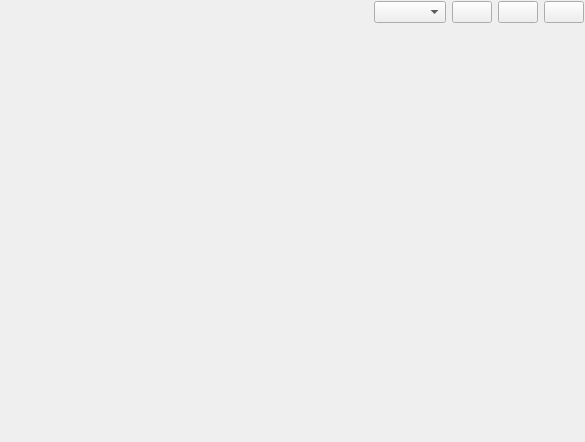
<?xml version="1.0" encoding="UTF-8"?>
<ui version="4.0">
 <class>MainWindow</class>
 <widget class="QMainWindow" name="MainWindow">
  <property name="geometry">
   <rect>
    <x>0</x>
    <y>0</y>
    <width>585</width>
    <height>442</height>
   </rect>
  </property>
  <property name="windowTitle">
   <string>MainWindow</string>
  </property>
  <widget class="QWidget" name="centralWidget">
   <layout class="QGridLayout" name="gridLayout_2">
    <property name="leftMargin">
     <number>1</number>
    </property>
    <property name="topMargin">
     <number>1</number>
    </property>
    <property name="rightMargin">
     <number>1</number>
    </property>
    <property name="bottomMargin">
     <number>1</number>
    </property>
    <property name="spacing">
     <number>2</number>
    </property>
    <item row="0" column="0" colspan="2">
     <layout class="QHBoxLayout" name="horizontalLayout">
      <item>
       <spacer name="horizontalSpacer">
        <property name="orientation">
         <enum>Qt::Horizontal</enum>
        </property>
        <property name="sizeHint" stdset="0">
         <size>
          <width>40</width>
          <height>20</height>
         </size>
        </property>
       </spacer>
      </item>
      <item>
       <widget class="QComboBox" name="cmbBoxFiles">
        <property name="sizeAdjustPolicy">
         <enum>QComboBox::AdjustToContents</enum>
        </property>
       </widget>
      </item>
      <item>
       <widget class="QPushButton" name="btnSync">
        <property name="focusPolicy">
         <enum>Qt::NoFocus</enum>
        </property>
        <property name="toolTip">
         <string>Sync</string>
        </property>
        <property name="icon">
         <iconset resource="../icons.qrc">
          <normaloff>:/icons/refresh.svgz</normaloff>:/icons/refresh.svgz</iconset>
        </property>
       </widget>
      </item>
      <item>
       <widget class="QPushButton" name="btnPrint">
        <property name="focusPolicy">
         <enum>Qt::NoFocus</enum>
        </property>
        <property name="toolTip">
         <string>Print</string>
        </property>
        <property name="icon">
         <iconset resource="../icons.qrc">
          <normaloff>:/icons/print.svgz</normaloff>:/icons/print.svgz</iconset>
        </property>
       </widget>
      </item>
      <item>
       <widget class="QPushButton" name="btnSettings">
        <property name="focusPolicy">
         <enum>Qt::NoFocus</enum>
        </property>
        <property name="toolTip">
         <string>Settings</string>
        </property>
        <property name="icon">
         <iconset resource="../icons.qrc">
          <normaloff>:/icons/preferences.svgz</normaloff>:/icons/preferences.svgz</iconset>
        </property>
       </widget>
      </item>
     </layout>
    </item>
    <item row="2" column="0">
     <widget class="QScrollArea" name="scrollArea">
      <property name="frameShape">
       <enum>QFrame::NoFrame</enum>
      </property>
      <property name="widgetResizable">
       <bool>true</bool>
      </property>
      <widget class="QWidget" name="scrollAreaWidgetContents">
       <property name="geometry">
        <rect>
         <x>0</x>
         <y>0</y>
         <width>16</width>
         <height>16</height>
        </rect>
       </property>
       <property name="sizePolicy">
        <sizepolicy hsizetype="Fixed" vsizetype="Fixed">
         <horstretch>0</horstretch>
         <verstretch>0</verstretch>
        </sizepolicy>
       </property>
       <layout class="QHBoxLayout" name="layBackends">
        <property name="leftMargin">
         <number>0</number>
        </property>
        <property name="topMargin">
         <number>0</number>
        </property>
        <property name="rightMargin">
         <number>0</number>
        </property>
        <property name="bottomMargin">
         <number>0</number>
        </property>
       </layout>
      </widget>
     </widget>
    </item>
    <item row="1" column="0">
     <spacer name="verticalSpacer">
      <property name="orientation">
       <enum>Qt::Vertical</enum>
      </property>
      <property name="sizeType">
       <enum>QSizePolicy::Fixed</enum>
      </property>
      <property name="sizeHint" stdset="0">
       <size>
        <width>20</width>
        <height>20</height>
       </size>
      </property>
     </spacer>
    </item>
   </layout>
  </widget>
 </widget>
 <layoutdefault spacing="6" margin="11"/>
 <resources>
  <include location="../icons.qrc"/>
 </resources>
 <connections/>
</ui>
